Frame 1 (no input): blank canvas, image omitted
Frame 60 (the mouse pressed at the canvas centre just before this capture): blank canvas, image omitted
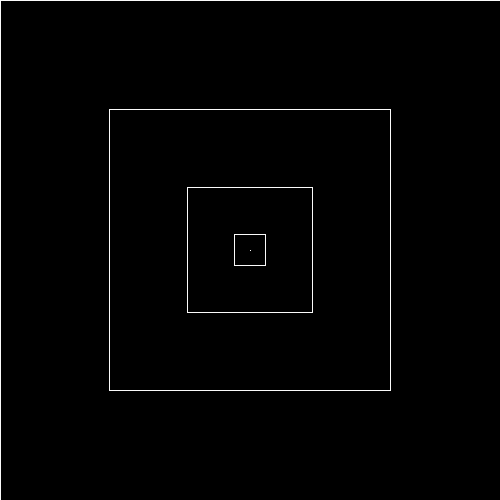
Frame 120 (the mouse held since frame 60 and released just before this capture)

The Processing sketch whose frames 1 and 60 were blank and that drew this single picture after the mouse press (run headless with seeded random() and noise(); from frame 60 on, the mouse is pressed at the canvas centre):

// Processing sketch: LinesByMouse
// ── LinesByMouse.pde
int r = 0, g = 0, b = 0;


void setup() {
  size(500, 500);
  
  fill(122.5);
  stroke(250);
  rectMode(CENTER);
}

void draw() {
  background(0);
  fill(r, g, b);
  for(int i = width; i >= 0; i--) {
    rect(width/2, height/2, i*i*mouseX/8, i*i*mouseY/8);
  }
  
  if (keyPressed) {
     if (key == 'r') {
       r+=3;
     }
     if (key == 'g') {
       g+=3;
     }
     if (key == 'b') {
       b+=3;
     }
  } else if (keyPressed && mousePressed) {
     if (key == 'r') {
       r-=3;
     }
     if (key == 'g') {
       g-=3;
     }
     if (key == 'b') {
       b-=3;
     }
  }
  println(r + "  " + g + "  " + b);
}
